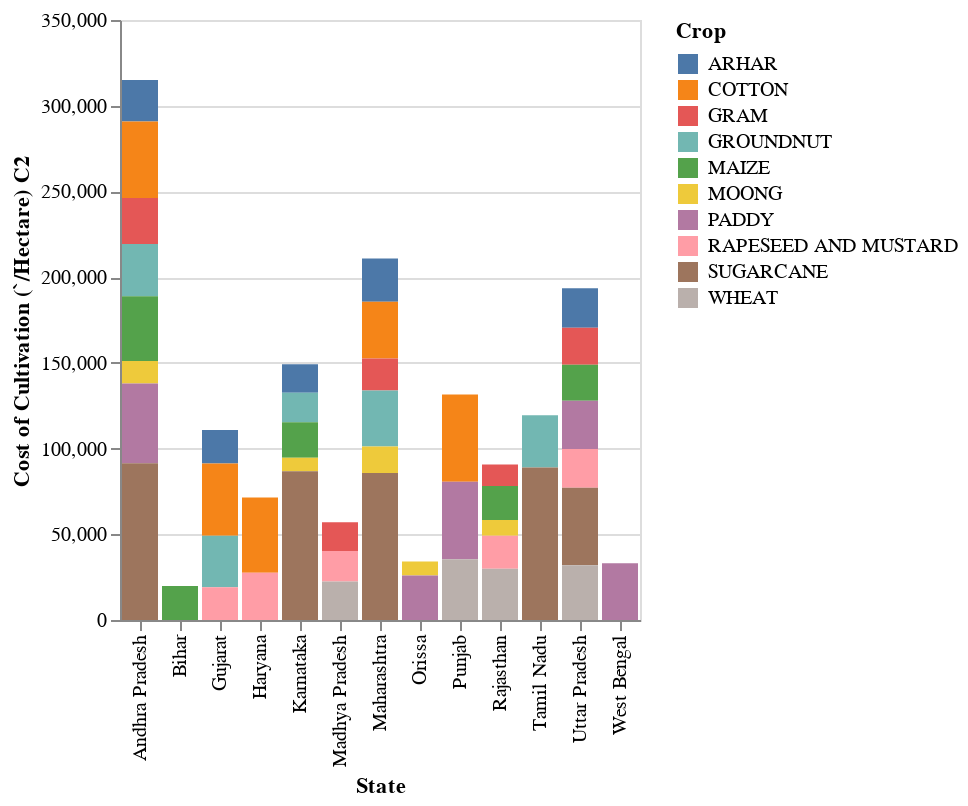

Here is the notebook cell this chart was saved with:
### Markdown cell above
**Result:**  In Andhra Pradesh is the highest Cost of Cultivation (`/Hectare) A2+FL

### Code cell
alt.Chart(data_file1).mark_bar().encode(
    x='State',
    y='Cost of Cultivation (`/Hectare) C2',
    color='Crop'
)

### Figure 1 — Vega-Lite specification as saved in the notebook (floating-point values rounded to 4 significant figures)
{"config": {"view": {"continuousWidth": 400, "continuousHeight": 300}}, "data": {"name": "data-3692d2a9dd3c4acffac7b5c2a767a652"}, "mark": "bar", "encoding": {"color": {"field": "Crop", "type": "nominal"}, "x": {"field": "State", "type": "nominal"}, "y": {"field": "Cost of Cultivation (`/Hectare) C2", "type": "quantitative"}}, "$schema": "https://vega.github.io/schema/vega-lite/v4.17.0.json", "datasets": {"data-3692d2a9dd3c4acffac7b5c2a767a652": [{"Crop": "ARHAR", "State": "Uttar Pradesh", "Cost of Cultivation (`/Hectare) A2+FL": 9794.0, "Cost of Cultivation (`/Hectare) C2": 23080.0, "Cost of Production (`/Quintal) C2": 1942.0, "Yield (Quintal/ Hectare) ": 9.83}, {"Crop": "ARHAR", "State": "Karnataka", "Cost of Cultivation (`/Hectare) A2+FL": 10590.0, "Cost of Cultivation (`/Hectare) C2": 16530.0, "Cost of Production (`/Quintal) C2": 2172.0, "Yield (Quintal/ Hectare) ": 7.47}, {"Crop": "ARHAR", "State": "Gujarat", "Cost of Cultivation (`/Hectare) A2+FL": 13470.0, "Cost of Cultivation (`/Hectare) C2": 19550.0, "Cost of Production (`/Quintal) C2": 1898.0, "Yield (Quintal/ Hectare) ": 9.59}, {"Crop": "ARHAR", "State": "Andhra Pradesh", "Cost of Cultivation (`/Hectare) A2+FL": 17050.0, "Cost of Cultivation (`/Hectare) C2": 24170.0, "Cost of Production (`/Quintal) C2": 3671.0, "Yield (Quintal/ Hectare) ": 6.42}, {"Crop": "ARHAR", "State": "Maharashtra", "Cost of Cultivation (`/Hectare) A2+FL": 17130.0, "Cost of Cultivation (`/Hectare) C2": 25270.0, "Cost of Production (`/Quintal) C2": 2776.0, "Yield (Quintal/ Hectare) ": 8.72}, {"Crop": "COTTON", "State": "Maharashtra", "Cost of Cultivation (`/Hectare) A2+FL": 23710.0, "Cost of Cultivation (`/Hectare) C2": 33120.0, "Cost of Production (`/Quintal) C2": 2539.0, "Yield (Quintal/ Hectare) ": 12.69}, {"Crop": "COTTON", "State": "Punjab", "Cost of Cultivation (`/Hectare) A2+FL": 29050.0, "Cost of Cultivation (`/Hectare) C2": 50830.0, "Cost of Production (`/Quintal) C2": 2004.0, "Yield (Quintal/ Hectare) ": 24.39}, {"Crop": "COTTON", "State": "Andhra Pradesh", "Cost of Cultivation (`/Hectare) A2+FL": 29140.0, "Cost of Cultivation (`/Hectare) C2": 44760.0, "Cost of Production (`/Quintal) C2": 2510.0, "Yield (Quintal/ Hectare) ": 17.83}, {"Crop": "COTTON", "State": "Gujarat", "Cost of Cultivation (`/Hectare) A2+FL": 29620.0, "Cost of Cultivation (`/Hectare) C2": 42070.0, "Cost of Production (`/Quintal) C2": 2179.0, "Yield (Quintal/ Hectare) ": 19.05}, {"Crop": "COTTON", "State": "Haryana", "Cost of Cultivation (`/Hectare) A2+FL": 29920.0, "Cost of Cultivation (`/Hectare) C2": 44020.0, "Cost of Production (`/Quintal) C2": 2127.0, "Yield (Quintal/ Hectare) ": 19.9}, {"Crop": "GRAM", "State": "Rajasthan", "Cost of Cultivation (`/Hectare) A2+FL": 8553.0, "Cost of Cultivation (`/Hectare) C2": 12610.0, "Cost of Production (`/Quintal) C2": 1692.0, "Yield (Quintal/ Hectare) ": 6.83}, {"Crop": "GRAM", "State": "Madhya Pradesh", "Cost of Cultivation (`/Hectare) A2+FL": 9804.0, "Cost of Cultivation (`/Hectare) C2": 16870.0, "Cost of Production (`/Quintal) C2": 1552.0, "Yield (Quintal/ Hectare) ": 10.29}, {"Crop": "GRAM", "State": "Uttar Pradesh", "Cost of Cultivation (`/Hectare) A2+FL": 12830.0, "Cost of Cultivation (`/Hectare) C2": 21620.0, "Cost of Production (`/Quintal) C2": 1883.0, "Yield (Quintal/ Hectare) ": 10.93}, {"Crop": "GRAM", "State": "Maharashtra", "Cost of Cultivation (`/Hectare) A2+FL": 12990.0, "Cost of Cultivation (`/Hectare) C2": 18680.0, "Cost of Production (`/Quintal) C2": 2278.0, "Yield (Quintal/ Hectare) ": 8.05}, {"Crop": "GRAM", "State": "Andhra Pradesh", "Cost of Cultivation (`/Hectare) A2+FL": 14420.0, "Cost of Cultivation (`/Hectare) C2": 26760.0, "Cost of Production (`/Quintal) C2": 1559.0, "Yield (Quintal/ Hectare) ": 16.69}, {"Crop": "GROUNDNUT", "State": "Karnataka", "Cost of Cultivation (`/Hectare) A2+FL": 13650.0, "Cost of Cultivation (`/Hectare) C2": 17310.0, "Cost of Production (`/Quintal) C2": 3484.0, "Yield (Quintal/ Hectare) ": 4.71}, {"Crop": "GROUNDNUT", "State": "Andhra Pradesh", "Cost of Cultivation (`/Hectare) A2+FL": 21230.0, "Cost of Cultivation (`/Hectare) C2": 30430.0, "Cost of Production (`/Quintal) C2": 2555.0, "Yield (Quintal/ Hectare) ": 11.97}, {"Crop": "GROUNDNUT", "State": "Tamil Nadu", "Cost of Cultivation (`/Hectare) A2+FL": 22510.0, "Cost of Cultivation (`/Hectare) C2": 30390.0, "Cost of Production (`/Quintal) C2": 2358.0, "Yield (Quintal/ Hectare) ": 11.98}, {"Crop": "GROUNDNUT", "State": "Gujarat", "Cost of Cultivation (`/Hectare) A2+FL": 22950.0, "Cost of Cultivation (`/Hectare) C2": 30110.0, "Cost of Production (`/Quintal) C2": 1919.0, "Yield (Quintal/ Hectare) ": 13.45}, {"Crop": "GROUNDNUT", "State": "Maharashtra", "Cost of Cultivation (`/Hectare) A2+FL": 26080.0, "Cost of Cultivation (`/Hectare) C2": 32680.0, "Cost of Production (`/Quintal) C2": 3207.0, "Yield (Quintal/ Hectare) ": 9.33}, {"Crop": "MAIZE", "State": "Bihar", "Cost of Cultivation (`/Hectare) A2+FL": 13510.0, "Cost of Cultivation (`/Hectare) C2": 19860.0, "Cost of Production (`/Quintal) C2": 404.4, "Yield (Quintal/ Hectare) ": 42.95}, {"Crop": "MAIZE", "State": "Karnataka", "Cost of Cultivation (`/Hectare) A2+FL": 13790.0, "Cost of Cultivation (`/Hectare) C2": 20670.0, "Cost of Production (`/Quintal) C2": 581.7, "Yield (Quintal/ Hectare) ": 31.1}, {"Crop": "MAIZE", "State": "Rajasthan", "Cost of Cultivation (`/Hectare) A2+FL": 14420.0, "Cost of Cultivation (`/Hectare) C2": 19810.0, "Cost of Production (`/Quintal) C2": 658.8, "Yield (Quintal/ Hectare) ": 23.56}, {"Crop": "MAIZE", "State": "Uttar Pradesh", "Cost of Cultivation (`/Hectare) A2+FL": 15640.0, "Cost of Cultivation (`/Hectare) C2": 21050.0, "Cost of Production (`/Quintal) C2": 1387.0, "Yield (Quintal/ Hectare) ": 13.7}, {"Crop": "MAIZE", "State": "Andhra Pradesh", "Cost of Cultivation (`/Hectare) A2+FL": 25690.0, "Cost of Cultivation (`/Hectare) C2": 37800.0, "Cost of Production (`/Quintal) C2": 840.6, "Yield (Quintal/ Hectare) ": 42.68}, {"Crop": "MOONG", "State": "Orissa", "Cost of Cultivation (`/Hectare) A2+FL": 5484.0, "Cost of Cultivation (`/Hectare) C2": 8267.0, "Cost of Production (`/Quintal) C2": 2614.0, "Yield (Quintal/ Hectare) ": 3.01}, {"Crop": "MOONG", "State": "Rajasthan", "Cost of Cultivation (`/Hectare) A2+FL": 6204.0, "Cost of Cultivation (`/Hectare) C2": 9166.0, "Cost of Production (`/Quintal) C2": 2069.0, "Yield (Quintal/ Hectare) ": 4.05}, {"Crop": "MOONG", "State": "Karnataka", "Cost of Cultivation (`/Hectare) A2+FL": 6441.0, "Cost of Cultivation (`/Hectare) C2": 7869.0, "Cost of Production (`/Quintal) C2": 5777.0, "Yield (Quintal/ Hectare) ": 1.32}, {"Crop": "MOONG", "State": "Andhra Pradesh", "Cost of Cultivation (`/Hectare) A2+FL": 6684.0, "Cost of Cultivation (`/Hectare) C2": 13210.0, "Cost of Production (`/Quintal) C2": 2229.0, "Yield (Quintal/ Hectare) ": 5.9}, {"Crop": "MOONG", "State": "Maharashtra", "Cost of Cultivation (`/Hectare) A2+FL": 10780.0, "Cost of Cultivation (`/Hectare) C2": 15370.0, "Cost of Production (`/Quintal) C2": 2261.0, "Yield (Quintal/ Hectare) ": 6.7}, {"Crop": "PADDY", "State": "Uttar Pradesh", "Cost of Cultivation (`/Hectare) A2+FL": 17020.0, "Cost of Cultivation (`/Hectare) C2": 28140.0, "Cost of Production (`/Quintal) C2": 732.6, "Yield (Quintal/ Hectare) ": 36.61}, {"Crop": "PADDY", "State": "Orissa", "Cost of Cultivation (`/Hectare) A2+FL": 17480.0, "Cost of Cultivation (`/Hectare) C2": 25910.0, "Cost of Production (`/Quintal) C2": 715.0, "Yield (Quintal/ Hectare) ": 32.42}, {"Crop": "PADDY", "State": "West Bengal", "Cost of Cultivation (`/Hectare) A2+FL": 24730.0, "Cost of Cultivation (`/Hectare) C2": 33050.0, "Cost of Production (`/Quintal) C2": 731.2, "Yield (Quintal/ Hectare) ": 39.04}, {"Crop": "PADDY", "State": "Punjab", "Cost of Cultivation (`/Hectare) A2+FL": 25150.0, "Cost of Cultivation (`/Hectare) C2": 45290.0, "Cost of Production (`/Quintal) C2": 669.9, "Yield (Quintal/ Hectare) ": 67.41}, {"Crop": "PADDY", "State": "Andhra Pradesh", "Cost of Cultivation (`/Hectare) A2+FL": 29660.0, "Cost of Cultivation (`/Hectare) C2": 46450.0, "Cost of Production (`/Quintal) C2": 789.9, "Yield (Quintal/ Hectare) ": 56.0}, {"Crop": "RAPESEED AND MUSTARD", "State": "Madhya Pradesh", "Cost of Cultivation (`/Hectare) A2+FL": 8686.0, "Cost of Cultivation (`/Hectare) C2": 17710.0, "Cost of Production (`/Quintal) C2": 1280.0, "Yield (Quintal/ Hectare) ": 12.94}, {"Crop": "RAPESEED AND MUSTARD", "State": "Rajasthan", "Cost of Cultivation (`/Hectare) A2+FL": 11390.0, "Cost of Cultivation (`/Hectare) C2": 19260.0, "Cost of Production (`/Quintal) C2": 1341.0, "Yield (Quintal/ Hectare) ": 13.54}, {"Crop": "RAPESEED AND MUSTARD", "State": "Uttar Pradesh", "Cost of Cultivation (`/Hectare) A2+FL": 12770.0, "Cost of Cultivation (`/Hectare) C2": 22560.0, "Cost of Production (`/Quintal) C2": 1596.0, "Yield (Quintal/ Hectare) ": 13.57}, {"Crop": "RAPESEED AND MUSTARD", "State": "Gujarat", "Cost of Cultivation (`/Hectare) A2+FL": 13740.0, "Cost of Cultivation (`/Hectare) C2": 19080.0, "Cost of Production (`/Quintal) C2": 1610.0, "Yield (Quintal/ Hectare) ": 11.61}, {"Crop": "RAPESEED AND MUSTARD", "State": "Haryana", "Cost of Cultivation (`/Hectare) A2+FL": 14720.0, "Cost of Cultivation (`/Hectare) C2": 27510.0, "Cost of Production (`/Quintal) C2": 1251.0, "Yield (Quintal/ Hectare) ": 19.94}, {"Crop": "SUGARCANE", "State": "Uttar Pradesh", "Cost of Cultivation (`/Hectare) A2+FL": 24540.0, "Cost of Cultivation (`/Hectare) C2": 45240.0, "Cost of Production (`/Quintal) C2": 93.64, "Yield (Quintal/ Hectare) ": 448.9}, {"Crop": "SUGARCANE", "State": "Karnataka", "Cost of Cultivation (`/Hectare) A2+FL": 55660.0, "Cost of Cultivation (`/Hectare) C2": 86770.0, "Cost of Production (`/Quintal) C2": 86.53, "Yield (Quintal/ Hectare) ": 986.2}, {"Crop": "SUGARCANE", "State": "Andhra Pradesh", "Cost of Cultivation (`/Hectare) A2+FL": 56620.0, "Cost of Cultivation (`/Hectare) C2": 91440.0, "Cost of Production (`/Quintal) C2": 119.7, "Yield (Quintal/ Hectare) ": 757.9}, {"Crop": "SUGARCANE", "State": "Maharashtra", "Cost of Cultivation (`/Hectare) A2+FL": 57670.0, "Cost of Cultivation (`/Hectare) C2": 85800.0, "Cost of Production (`/Quintal) C2": 107.6, "Yield (Quintal/ Hectare) ": 744.0}, {"Crop": "SUGARCANE", "State": "Tamil Nadu", "Cost of Cultivation (`/Hectare) A2+FL": 66340.0, "Cost of Cultivation (`/Hectare) C2": 89030.0, "Cost of Production (`/Quintal) C2": 85.79, "Yield (Quintal/ Hectare) ": 1015.0}, {"Crop": "WHEAT", "State": "Madhya Pradesh", "Cost of Cultivation (`/Hectare) A2+FL": 12460.0, "Cost of Cultivation (`/Hectare) C2": 22490.0, "Cost of Production (`/Quintal) C2": 810.2, "Yield (Quintal/ Hectare) ": 23.59}, {"Crop": "WHEAT", "State": "Punjab", "Cost of Cultivation (`/Hectare) A2+FL": 17950.0, "Cost of Cultivation (`/Hectare) C2": 35420.0, "Cost of Production (`/Quintal) C2": 804.8, "Yield (Quintal/ Hectare) ": 39.83}, {"Crop": "WHEAT", "State": "Uttar Pradesh", "Cost of Cultivation (`/Hectare) A2+FL": 18980.0, "Cost of Cultivation (`/Hectare) C2": 31900.0, "Cost of Production (`/Quintal) C2": 769.8, "Yield (Quintal/ Hectare) ": 34.99}, {"Crop": "WHEAT", "State": "Rajasthan", "Cost of Cultivation (`/Hectare) A2+FL": 19120.0, "Cost of Cultivation (`/Hectare) C2": 29880.0, "Cost of Production (`/Quintal) C2": 683.6, "Yield (Quintal/ Hectare) ": 37.19}]}}
